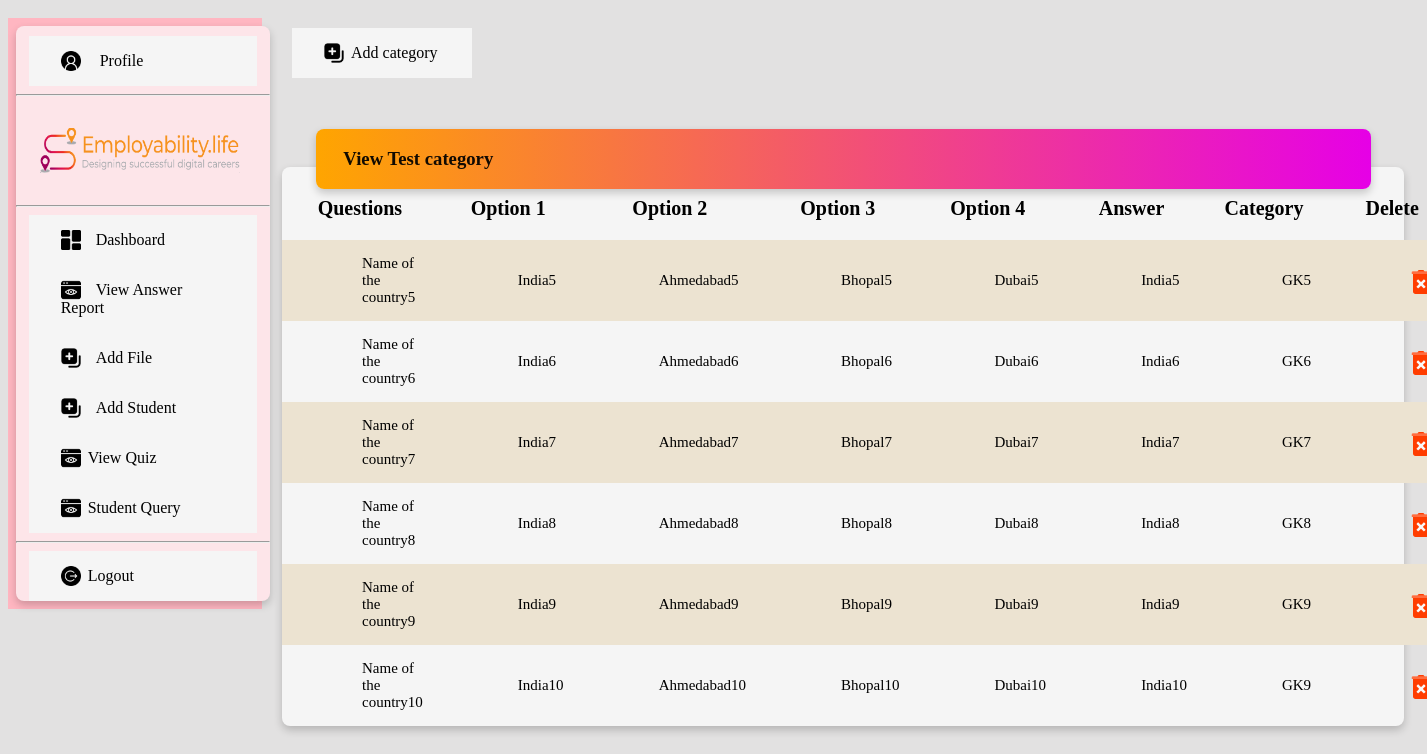
The app's page /viewquiz/ (signed in) with its own data.
### quiz/models.py (models this page shows, shortened)
class newQuestion(models.Model):
    question = models.TextField()
    option1 = models.CharField(
        "Answer 1", max_length=280, default="", blank=True, null=True)
    option2 = models.CharField(
        "Answer 2", max_length=280, default="", blank=True, null=True)
    option3 = models.CharField(
        "Answer 3", max_length=280, default="", blank=True, null=True)
    option4 = models.CharField(
        "Answer 4", max_length=280, default="", blank=True, null=True)
    ans = models.CharField("Answer", max_length=280, default="", blank=True)
    categoryName = models.CharField(
        "Category Name", max_length=280, default="", blank=True, null=True)

### quiz/views.py (the view)
# urls.py: path('viewquiz/', viewQuiz, name='viewquiz'),
def viewQuiz(request):
    if 'email' in request.session:
        quiz = newQuestion.objects.all()
        return render(request, 'view_quiz.html', {'quiz': quiz})
    return redirect('sign1')

### quiz/templates/view_quiz.html
{% extends 'admin_base.html' %}
{% load static %}
{% block content %}
            <div class="viewtabledrd">
                <div style="width:200px;">
                    <a class="button button1 " href={% url 'add_category' %}><img
                        src="{% static 'icon/create.png' %}" height="20px" width="20px">Add category</a>
                </div>
                <div class="card table viewtbtn">
                    <div class="card viewtest">
                        <h3 class="tableheading" style="font-weight: bold;">&nbsp &nbsp &nbsp View Test category</h3>
                    </div>
                    <table>
                        <tr>
                            <th>Questions</th>
                            <th>Option 1 </th>
                            <th>Option 2 </th>
                            <th>Option 3 </th>
                            <th>Option 4 </th>
                            <th>Answer</th>
                            <th>Category</th>
                            <th>Delete</th>
                        </tr>
                        {% for i in quiz %}
                        <tr>
                            <td>{{i.question}}</td>
                            <td>{{i.option1}}</td>
                            <td>{{i.option2}}</td>
                            <td>{{i.option3}}</td>
                            <td>{{i.option4}}</td>
                            <td>{{i.ans}}</td>
                            <td>{{i.categoryName}}</td>
                            <td>
                                <a href="{% url 'delquestion' i.id %}"><img src="{% static 'icon/delete.png' %}" height="30px"
                                    width="30px"></a>
                                </td>
                        </tr>
                        {% endfor %}
                    </table>
            </div>
            </div>
{% endblock %}

### quiz/static/css/demo.css (style rules this page uses)
* { box-sizing: border-box; }
body { background-color: #d1cece9c; }
.card { background-color: whitesmoke; box-shadow: 0 4px 8px 0 rgba(0, 0, 0, 0.2); transition: 0.3s; border-radius: 8px; }
th { padding-top: 30px; padding-bottom: 20px; font-size: 20px; ; }
td { text-align: start; padding-top: 15px; padding-right: 15px; padding-bottom: 15px; padding-left: 80px; font-size: 15px; }
.table { position: absolute; width: 97%; top: 10%; margin-top: 150px; }
table { border-collapse: collapse; width: 100%; padding-top: 20PX; }
tr:nth-child(even) { background-color: rgb(236, 227, 209); }
.button1 { border: none; color: white; padding: 16px 32px; text-decoration: none; display: inline-block; font-size: 16px; margin-left: 5%; margin-right: 5%; transition-duration: 0.4s; cursor: pointer; }
.button1 { background-color: whitesmoke; color: black; border: 2px #c3c3c3; width: 90%; }
img { cursor: pointer; margin: -2px 7px -5px 0; }
.viewtabledrd { position: relative; float: left; padding: 20px; width: 82%; }
.viewtest { position: absolute; left: 3%; bottom: 96%; height: 60px; width: 94%; background: linear-gradient(90deg, rgba(255, 165, 0, 1) 0%, rgb(230, 0, 230) 100%); color: rgba(0, 0, 0, 0.934); }

### records on screen
newQuestion: question "Name of the country5", option1 "India5", option2 "Ahmedabad5", option3 "Bhopal5", option4 "Dubai5", ans "India5", categoryName "GK5"
newQuestion: question "Name of the country6", option1 "India6", option2 "Ahmedabad6", option3 "Bhopal6", option4 "Dubai6", ans "India6", categoryName "GK6"
newQuestion: question "Name of the country7", option1 "India7", option2 "Ahmedabad7", option3 "Bhopal7", option4 "Dubai7", ans "India7", categoryName "GK7"
newQuestion: question "Name of the country8", option1 "India8", option2 "Ahmedabad8", option3 "Bhopal8", option4 "Dubai8", ans "India8", categoryName "GK8"
newQuestion: question "Name of the country9", option1 "India9", option2 "Ahmedabad9", option3 "Bhopal9", option4 "Dubai9", ans "India9", categoryName "GK9"
newQuestion: question "Name of the country10", option1 "India10", option2 "Ahmedabad10", option3 "Bhopal10", option4 "Dubai10", ans "India10", categoryName "GK9"
